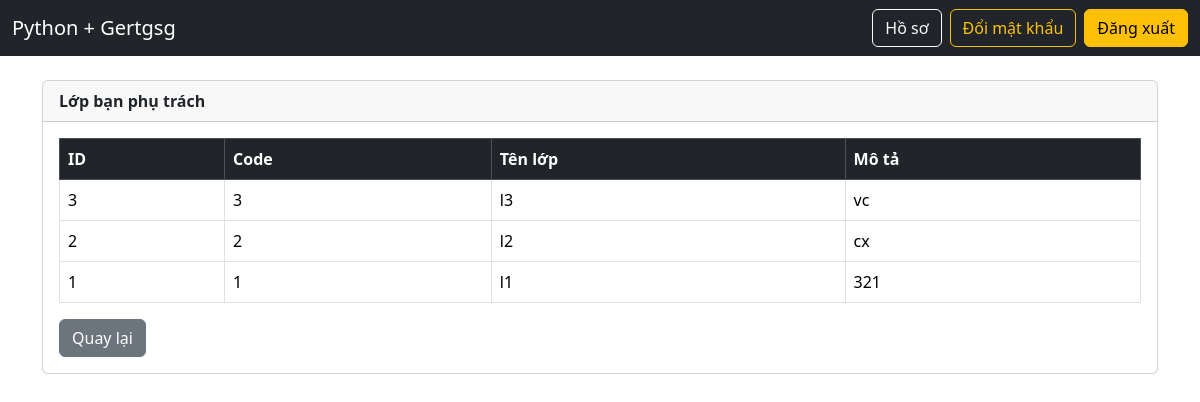
Screenshot of /manager/classes (signed in) with the database file from the repository.
### models.py (models this page shows, shortened)
class Class(db.Model):
    __tablename__ = "classes"
    id = db.Column(db.Integer, primary_key=True, autoincrement=True)
    code = db.Column(db.String(50), unique=True, nullable=False, index=True)
    name = db.Column(db.String(255), nullable=False, index=True)
    description = db.Column(db.Text, nullable=True)
    subjects = db.relationship(
        "Subject",
        secondary=class_subject,
        backref=db.backref("classes", lazy="dynamic"),
        lazy="subquery",
    )
    students = db.relationship(
        "Student",
        back_populates="class_",
        lazy="dynamic",
    )
    teachers = db.relationship(
        "Student",
        secondary=teacher_classes,
        back_populates="teaching_classes",
        lazy="subquery",
    )

### manager_routes.py (the view)
@manager_bp.get("/classes")
@login_required
@roles_required("manager")
def manager_classes():
    q = (request.args.get("q") or "").strip()
    query = Class.query
    if q:
        query = query.filter(
            (Class.code.ilike(f"%{q}%")) |
            (Class.name.ilike(f"%{q}%"))
        )
    classes = query.order_by(Class.id.desc()).all()
    subjects = Subject.query.order_by(Subject.name.asc()).all()
    return render_template("manager/classes.html", classes=classes, subjects=subjects, q=q)

### app.py (called while the page is built)
@app.context_processor
def inject_csrf():
    def form_csrf_token():
        return Markup(f'<input type="hidden" name="csrf_token" value="{generate_csrf()}">')
    return dict(form_csrf_token=form_csrf_token)

@login_manager.user_loader
def load_user(user_id: str):
    try:
        return Student.query.get(int(user_id))
    except Exception:
        return None

### auth.py (called while the page is built)
def roles_required(*roles):
    def decorator(fn):
        @wraps(fn)
        def wrapper(*args, **kwargs):
            if not current_user.is_authenticated:
                abort(401)
            user_role = (getattr(current_user, "role", "") or "").strip().lower()
            if user_role not in [r.lower() for r in roles]:
                abort(403)
            return fn(*args, **kwargs)
        return wrapper
    return decorator

### templates/manager/classes.html (shortened to what this page needs)
{% extends "base.html" %}
{% set title="Lớp học (Giáo viên)" %}
{% block content %}
<div class="card">
  <div class="card-header"><b>Lớp bạn phụ trách</b></div>
  <div class="card-body">
    <table class="table table-bordered align-middle">
      <thead class="table-dark">
        <tr>
          <th>ID</th>
          <th>Code</th>
          <th>Tên lớp</th>
          <th>Mô tả</th>
        </tr>
      </thead>
      <tbody>
        {% for c in classes %}
        <tr>
          <td>{{ c.id }}</td>
          <td>{{ c.code }}</td>
          <td>{{ c.name }}</td>
          <td>{{ c.description or "" }}</td>
        </tr>
        {% endfor %}
      </tbody>
    </table>
    <a class="btn btn-secondary" href="{{ url_for('manager.manager_home') }}">Quay lại</a>
  </div>
</div>
{% endblock %}

### rows the page displays
Class: id "3", code "3", name "l3", description "vc"
Class: id "2", code "2", name "l2", description "cx"
Class: id "1", code "1", name "l1", description "321"
